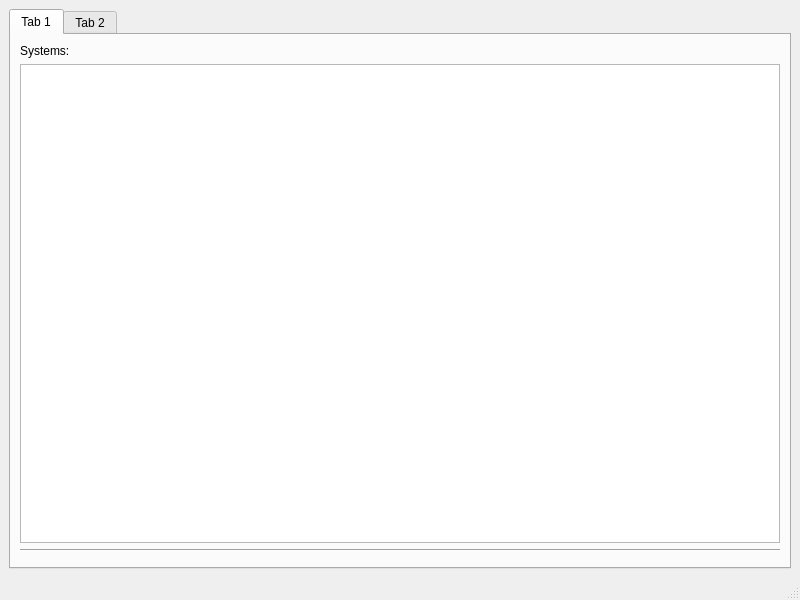
<?xml version="1.0" encoding="UTF-8"?>
<ui version="4.0">
 <class>MainWindow</class>
 <widget class="QMainWindow" name="MainWindow">
  <property name="geometry">
   <rect>
    <x>0</x>
    <y>0</y>
    <width>800</width>
    <height>600</height>
   </rect>
  </property>
  <property name="windowTitle">
   <string>PiScan Configurator</string>
  </property>
  <widget class="QWidget" name="centralwidget">
   <layout class="QVBoxLayout" name="verticalLayout_3">
    <item>
     <layout class="QVBoxLayout" name="verticalLayout">
      <item>
       <widget class="QTabWidget" name="tabWidget">
        <property name="currentIndex">
         <number>0</number>
        </property>
        <widget class="QWidget" name="tab">
         <attribute name="title">
          <string>Tab 1</string>
         </attribute>
         <layout class="QVBoxLayout" name="verticalLayout_4">
          <item>
           <layout class="QVBoxLayout" name="verticalLayout_2">
            <item>
             <widget class="QLabel" name="label">
              <property name="text">
               <string>Systems:</string>
              </property>
             </widget>
            </item>
            <item>
             <widget class="QListWidget" name="listWidget"/>
            </item>
            <item>
             <widget class="Line" name="line">
              <property name="orientation">
               <enum>Qt::Horizontal</enum>
              </property>
             </widget>
            </item>
            <item>
             <widget class="QWidget" name="widget" native="true"/>
            </item>
           </layout>
          </item>
         </layout>
        </widget>
        <widget class="QWidget" name="tab_2">
         <attribute name="title">
          <string>Tab 2</string>
         </attribute>
        </widget>
       </widget>
      </item>
     </layout>
    </item>
   </layout>
  </widget>
  <widget class="QMenuBar" name="menubar">
   <property name="geometry">
    <rect>
     <x>0</x>
     <y>0</y>
     <width>800</width>
     <height>22</height>
    </rect>
   </property>
  </widget>
  <widget class="QStatusBar" name="statusbar"/>
 </widget>
 <resources/>
 <connections/>
</ui>
